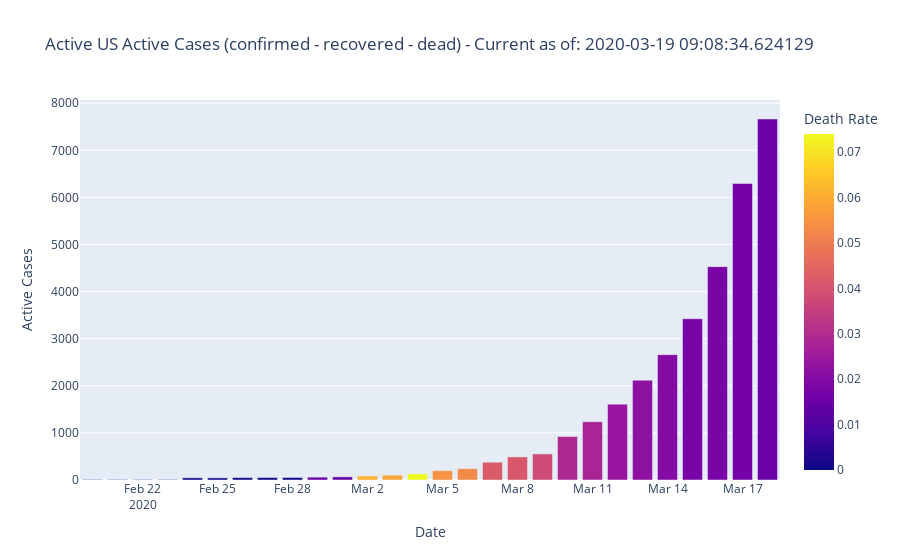

Notebook code for this chart:
### Code cell
us_chart = px.bar(us_totals[us_totals['Date'] >= '2020-02-20'], 
    x="Date", y="Active Cases", color="Death Rate", 
    title="Active US Active Cases (confirmed - recovered - dead) - Current as of: "+str(NOW), 
    )
us_chart.show()

### Figure 1 — Plotly figure (JSON) as saved in the notebook; plotly's stock layout.template omitted (floating-point values rounded to 4 significant figures)
{"data": [{"alignmentgroup": "True", "hoverlabel": {"namelength": 0}, "hovertemplate": "Date=%{x}<br>Active Cases=%{y}<br>Death Rate=%{marker.color}", "legendgroup": "", "marker": {"color": [0, 0, 0, 0, 0, 0, 0, 0, 0, 0.015, 0.014, 0.061, 0.059, 0.074, 0.055, 0.053, 0.042, 0.041, 0.038, 0.029, 0.028, 0.024, 0.022, 0.02, 0.018, 0.018, 0.017, 0.015], "coloraxis": "coloraxis"}, "name": "", "offsetgroup": "", "orientation": "v", "showlegend": false, "textposition": "auto", "type": "bar", "x": ["2020-02-20T00:00:00", "2020-02-21T00:00:00", "2020-02-22T00:00:00", "2020-02-23T00:00:00", "2020-02-24T00:00:00", "2020-02-25T00:00:00", "2020-02-26T00:00:00", "2020-02-27T00:00:00", "2020-02-28T00:00:00", "2020-02-29T00:00:00", "2020-03-01T00:00:00", "2020-03-02T00:00:00", "2020-03-03T00:00:00", "2020-03-04T00:00:00", "2020-03-05T00:00:00", "2020-03-06T00:00:00", "2020-03-07T00:00:00", "2020-03-08T00:00:00", "2020-03-09T00:00:00", "2020-03-10T00:00:00", "2020-03-11T00:00:00", "2020-03-12T00:00:00", "2020-03-13T00:00:00", "2020-03-14T00:00:00", "2020-03-15T00:00:00", "2020-03-16T00:00:00", "2020-03-17T00:00:00", "2020-03-18T00:00:00"], "xaxis": "x", "y": [10, 10, 10, 10, 46, 45, 51, 52, 53, 60, 66, 85, 104, 131, 198, 241, 378, 490, 554, 923, 1237, 1611, 2120, 2661, 3424, 4530, 6296, 7665], "yaxis": "y"}], "layout": {"autosize": true, "barmode": "relative", "coloraxis": {"colorbar": {"title": {"text": "Death Rate"}}, "colorscale": [[0, "#0d0887"], [0.1111, "#46039f"], [0.2222, "#7201a8"], [0.3333, "#9c179e"], [0.4444, "#bd3786"], [0.5556, "#d8576b"], [0.6667, "#ed7953"], [0.7778, "#fb9f3a"], [0.8889, "#fdca26"], [1, "#f0f921"]]}, "legend": {"tracegroupgap": 0}, "title": {"text": "Active US Active Cases (confirmed - recovered - dead) - Current as of: 2020-03-19 09:08:34.624129"}, "xaxis": {"anchor": "y", "autorange": true, "domain": [0, 1], "range": ["2020-02-19 12:00", "2020-03-18 12:00"], "title": {"text": "Date"}, "type": "date"}, "yaxis": {"anchor": "x", "autorange": true, "domain": [0, 1], "range": [0, 8068.0], "title": {"text": "Active Cases"}, "type": "linear"}}}
